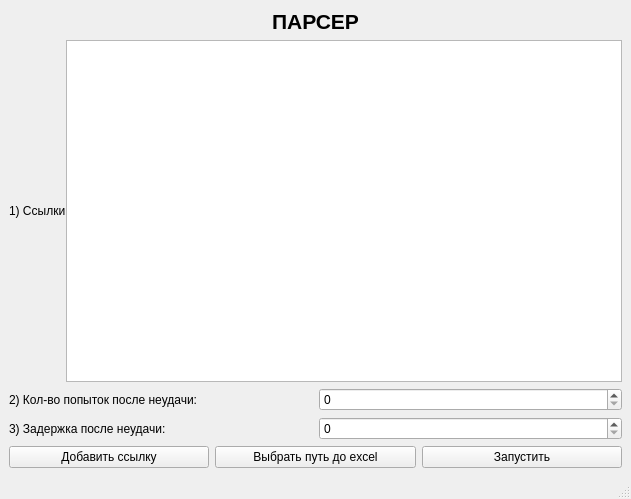
<?xml version="1.0" encoding="UTF-8"?>
<ui version="4.0">
 <class>MainWindow</class>
 <widget class="QMainWindow" name="MainWindow">
  <property name="geometry">
   <rect>
    <x>0</x>
    <y>0</y>
    <width>631</width>
    <height>499</height>
   </rect>
  </property>
  <property name="windowTitle">
   <string>MainWindow</string>
  </property>
  <widget class="QWidget" name="centralwidget">
   <layout class="QGridLayout" name="gridLayout_2">
    <item row="1" column="0">
     <layout class="QGridLayout" name="gridLayout">
      <item row="2" column="0">
       <layout class="QHBoxLayout" name="horizontalLayout">
        <property name="spacing">
         <number>0</number>
        </property>
        <property name="sizeConstraint">
         <enum>QLayout::SetDefaultConstraint</enum>
        </property>
        <property name="leftMargin">
         <number>0</number>
        </property>
        <property name="topMargin">
         <number>0</number>
        </property>
        <property name="bottomMargin">
         <number>0</number>
        </property>
        <item>
         <widget class="QLabel" name="label_2">
          <property name="maximumSize">
           <size>
            <width>16777214</width>
            <height>16777214</height>
           </size>
          </property>
          <property name="text">
           <string>1) Ссылки</string>
          </property>
         </widget>
        </item>
        <item>
         <widget class="QListWidget" name="list_urls"/>
        </item>
       </layout>
      </item>
      <item row="0" column="0">
       <widget class="QLabel" name="label">
        <property name="font">
         <font>
          <pointsize>16</pointsize>
          <weight>75</weight>
          <bold>true</bold>
         </font>
        </property>
        <property name="text">
         <string>ПАРСЕР</string>
        </property>
        <property name="alignment">
         <set>Qt::AlignCenter</set>
        </property>
       </widget>
      </item>
      <item row="6" column="0">
       <layout class="QHBoxLayout" name="horizontalLayout_5">
        <item>
         <widget class="QPushButton" name="button_add_url">
          <property name="text">
           <string>Добавить ссылку</string>
          </property>
         </widget>
        </item>
        <item>
         <widget class="QPushButton" name="button_select_path_excel">
          <property name="text">
           <string>Выбрать путь до excel</string>
          </property>
         </widget>
        </item>
        <item>
         <widget class="QPushButton" name="button_launch">
          <property name="text">
           <string>Запустить</string>
          </property>
         </widget>
        </item>
       </layout>
      </item>
      <item row="3" column="0">
       <layout class="QHBoxLayout" name="horizontalLayout_3">
        <item>
         <widget class="QLabel" name="label_3">
          <property name="text">
           <string>2) Кол-во попыток после неудачи:</string>
          </property>
         </widget>
        </item>
        <item>
         <widget class="QSpinBox" name="number_attempts_in_case_of_error"/>
        </item>
       </layout>
      </item>
      <item row="5" column="0">
       <layout class="QHBoxLayout" name="horizontalLayout_4">
        <item>
         <widget class="QLabel" name="label_4">
          <property name="text">
           <string>3) Задержка после неудачи:</string>
          </property>
         </widget>
        </item>
        <item>
         <widget class="QSpinBox" name="delay_after_error"/>
        </item>
       </layout>
      </item>
     </layout>
    </item>
   </layout>
  </widget>
  <widget class="QMenuBar" name="menubar">
   <property name="geometry">
    <rect>
     <x>0</x>
     <y>0</y>
     <width>631</width>
     <height>21</height>
    </rect>
   </property>
  </widget>
  <widget class="QStatusBar" name="statusbar"/>
 </widget>
 <resources/>
 <connections/>
</ui>
